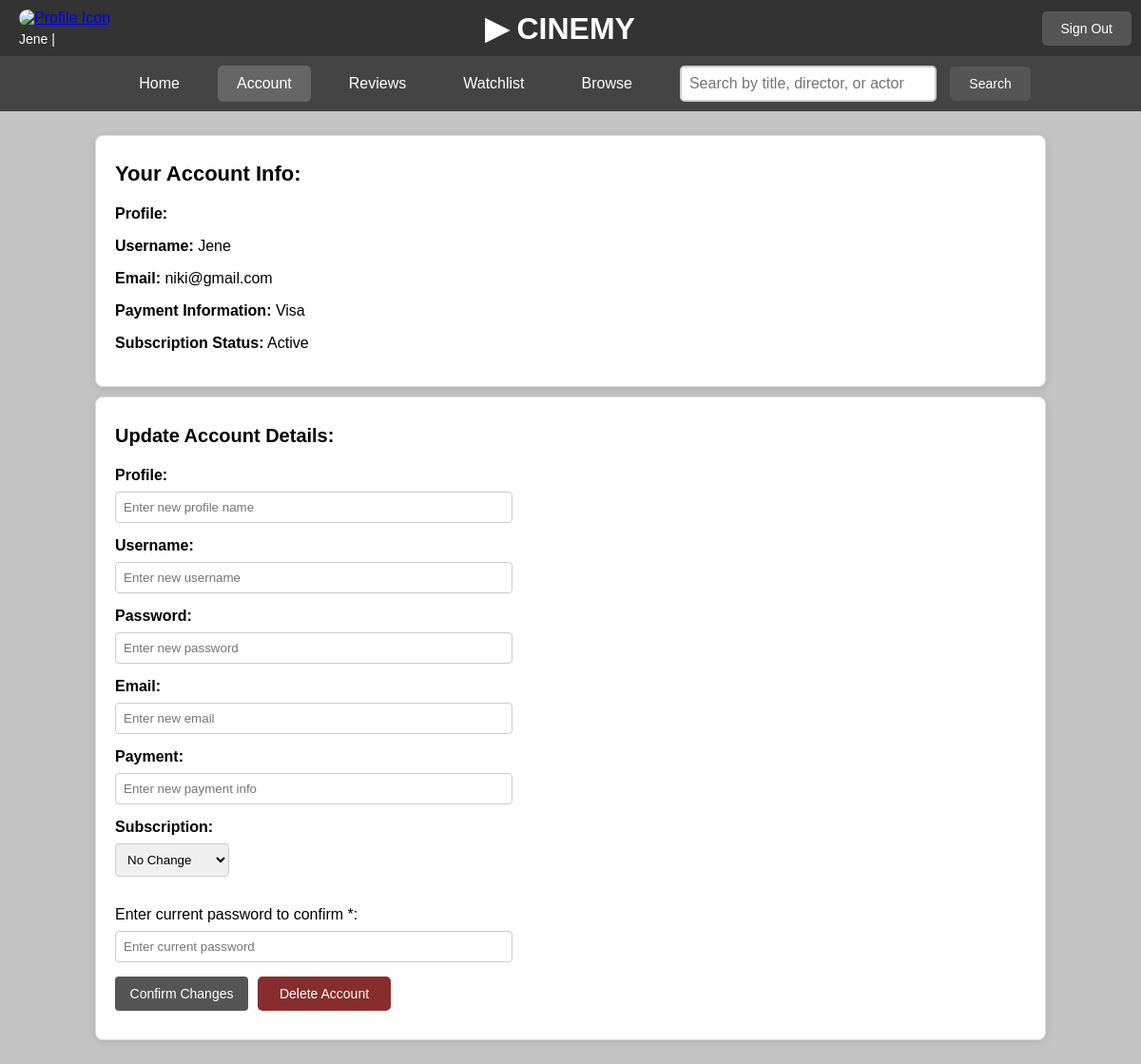
/account.php (signed in), run on the app's committed database.
### tables this page shows
CREATE TABLE `user_accounts` (
  `user_account_id` int NOT NULL AUTO_INCREMENT,
  `user_account_email` varchar(60) NOT NULL UNIQUE,
  `username` varchar(60) NOT NULL UNIQUE,
  `password` varchar(60) NOT NULL,
  `subscription_status` ENUM('active', 'inactive') DEFAULT 'inactive',
  `payment_info` varchar(60) DEFAULT NULL,
  `verification_code` varchar(6) NULL,
  PRIMARY KEY (`user_account_id`)
);

### account.php (the view, shortened to what this page needs)
<?php
require '_DB_connection.php';
$user_account_id = $_SESSION['user_account_id'];
$username = $_SESSION['username'];
$user_profile_name = $_SESSION['user_profile_name'];
$query =
    "SELECT ua.subscription_status, ua.payment_info, ua.user_account_email
    FROM user_profiles up
    JOIN user_accounts ua ON up.user_account_id = ua.user_account_id
    WHERE ua.user_account_id = ? LIMIT 1";
$stmt = $conn->prepare($query);
$stmt->bind_param("i", $user_account_id);
$stmt->execute();
$result = $stmt->get_result();
if ($result->num_rows > 0) {
    $user = $result->fetch_assoc();
    $subscription_status = $user['subscription_status'];
    $payment_info = $user['payment_info'] ? $user['payment_info'] : 'None';
    $user_account_email = $user['user_account_email'];
}
else {
    $username = 'Unknown User';
    $subscription_status = 'Inactive';
    $payment_info = 'No payment info available';
    $user_account_email = 'No email available';
}
?>
<!DOCTYPE html>
<html lang="en">
<head>
</head>
<body>
<header>
    <div class = "profile-box">
        <div class="profile-icon">
            <a href="user_profiles.php" class="profile-button">
                <img src="https://img.freepik.com/premium-vector/black-silhouette-default-profile-avatar_664995-354.jpg?semt=ais_hybrid" alt="Profile Icon">
            </a>
            <div class="profile-info">
                <?php echo ucwords(strtolower(htmlspecialchars($username))) . " | " . ucwords(strtolower(htmlspecialchars($user_profile_name))); ?>
            </div>
        </div>
    </div>
    <h1>▶ CINEMY</h1>
    <form action="account.php" method="POST" style="display: inline;">
        <button type="submit" name="logout" class="logout-btn">Sign Out</button>
    </form>
</header>
<div class="menu-bar">
    <a href="user_homepage.php">Home</a>
    <a href="account.php" style="background-color: #666;">Account</a>
    <a href="reviews.php">Reviews</a>
    <a href="watchlists.php">Watchlist</a>
    <a href="browse.php">Browse</a>
    <div class="search-bar">
        <form action="search.php" method="GET">
            <input type="text" name="search_query" placeholder="Search by title, director, or actor" required>
            <button type="submit">Search</button>
        </form>
    </div>
</div>
<main>
    <section class="account-info">
        <h2><span style="font-size: 22px; font-weight: bold;">Your Account Info:</span></h2>
        <p><strong>Profile:</strong> <?php echo ucwords(strtolower(htmlspecialchars($user_profile_name))); ?></p>
        <p><strong>Username:</strong> <?php echo ucwords(strtolower(htmlspecialchars($username))); ?></p>
        <p><strong>Email:</strong> <?php echo htmlspecialchars($user_account_email); ?></p>
        <p><strong>Payment Information:</strong> <?php echo ucwords(strtolower(htmlspecialchars($payment_info))); ?></p>
        <p><strong>Subscription Status:</strong> <?php echo ucwords(strtolower($subscription_status)); ?></p>
    </section>
    <section class="update-account-info">
        <h2><span style="font-size: 20px; font-weight: bold;">Update Account Details:</span></h2>
        <form action="account.php" method="POST" style="display: flex; flex-direction: column; align-items: flex-start; margin-bottom: 10px; max-width: 400px;">
            <label for="new_user_profile_name" style="width: 100%; font-weight: bold; margin-bottom: 8px;">Profile:</label>
            <input type="text" name="new_user_profile_name" id="new_user_profile_name" placeholder="Enter new profile name" style="width: 100%; padding: 8px; margin-bottom: 15px; border: 1px solid #ccc; border-radius: 4px;">
            <label for="new_username" style="width: 100%; font-weight: bold; margin-bottom: 8px;">Username:</label>
            <input type="text" name="new_username" id="new_username" placeholder="Enter new username" style="width: 100%; padding: 8px; margin-bottom: 15px; border: 1px solid #ccc; border-radius: 4px;">
            <label for="new_password" style="width: 100%; font-weight: bold; margin-bottom: 8px;">Password:</label>
            <input type="password" name="new_password" id="new_password" placeholder="Enter new password" style="width: 100%; padding: 8px; margin-bottom: 15px; border: 1px solid #ccc; border-radius: 4px;">
            <label for="new_email" style="width: 100%; font-weight: bold; margin-bottom: 8px;">Email:</label>
            <input type="email" name="new_email" id="new_email" placeholder="Enter new email" style="width: 100%; padding: 8px; margin-bottom: 15px; border: 1px solid #ccc; border-radius: 4px;">
            <label for="new_payment_info" style="width: 100%; font-weight: bold; margin-bottom: 8px;">Payment:</label>
            <input type="text" name="new_payment_info" id="new_payment_info" placeholder="Enter new payment info" style="width: 100%; padding: 8px; margin-bottom: 15px; border: 1px solid #ccc; border-radius: 4px;">
            <label for="new_subscription_status" style="width: 100%; font-weight: bold; margin-bottom: 8px;">Subscription:</label>
            <select name="new_subscription_status" id="new_subscription_status" style="width: 100%; width: 120px; padding: 8px; margin-bottom: 15px; border: 1px solid #ccc; border-radius: 4px;">
                <option value="No Change">No Change</option>
            </select>
            <p style="margin-bottom: 8px;">Enter current password to confirm *:</p>
            <input type="password" name="current_password" id="current_password" placeholder="Enter current password" style="width: 100%; padding: 8px; margin-bottom: 15px; border: 1px solid #ccc; border-radius: 4px;">
            <div class="button-container">
                <button type="submit" class="update-btn" name="change">Confirm Changes</button>
                <button type="submit" class="delete-btn" name="delete">Delete Account</button>
            </div>
        </form>
</section>
</main>
</body>
</html>

### account.php (style rules this page uses)
body { font-family: Helvetica, sans-serif; background-color: #c4c4c4; margin: 0; padding: 0; background-image: url('https://wallpaperbat.com/img/8612835-minimalist-fog-5120-x-2880.jpg'); background-position: center; background-attachment: fixed; background-size: cover; height: 100vh; }
header { background-color: #333; color: #fff; padding: 10px; display: flex; align-items: center; justify-content: space-between; position: relative; box-sizing: border-box; }
.profile-icon { align-items: left; flex-direction: column; text-align: left; }
.profile-box { display: flex; align-items: left; flex-direction: column; text-align: left; width: 500px; }
.profile-icon img { width: 40px; height: 40px; margin-left: 10px; border-radius: 10px; margin-bottom: 5px; }
.profile-info { font-size: 14px; color: #fff; margin-left: 10px; }
header h1 { margin: 0; flex-grow: 1; text-align: left; }
.logout-btn { background-color: #555; color: white; padding: 10px 20px; text-decoration: none; border-radius: 5px; font-size: 14px; transition: background-color 0.3s ease; border: none; cursor: pointer; }
.update-btn { background-color: #555; width: 140px; color: white; padding: 10px 10px; text-decoration: none; border-radius: 5px; font-size: 14px; transition: background-color 0.3s ease; border: none; color: white; border: none; border-radius: 4px; cursor: pointer; }
.delete-btn { background-color: #872d2d; width: 140px; padding: 10px 10px; text-decoration: none; border-radius: 5px; font-size: 14px; transition: background-color 0.3s ease; border: none; color: white; border: none; cursor: pointer; }
.menu-bar { background-color: #444; display: flex; justify-content: center; padding: 10px; align-items: center; }
.menu-bar a { color: white; text-decoration: none; padding: 10px 20px; margin: 0 10px; border-radius: 5px; font-size: 16px; transition: background-color 0.3s ease; }
.menu-bar .search-bar { display: flex; align-items: center; margin-left: 20px; }
.menu-bar .search-bar input { padding: 8px; font-size: 16px; border: 2px solid #ccc; border-radius: 5px; width: 250px; }
.menu-bar .search-bar button { padding: 10px 20px; background-color: #555; color: white; border: none; border-radius: 5px; cursor: pointer; font-size: 14px; transition: background-color 0.3s ease; margin-left: 10px; }
main { padding: 15px 100px; text-align: center; }
.account-info { background-color: #fff; padding: 5px 20px 20px 20px; border-radius: 8px; box-shadow: 0 2px 10px rgba(0, 0, 0, 0.1); position: relative; border: 1px solid #ddd; margin: 10px 0; text-align: left; }
.update-account-info { background-color: #fff; padding: 5px 20px 20px 20px; border-radius: 8px; box-shadow: 0 2px 10px rgba(0, 0, 0, 0.1); position: relative; border: 1px solid #ddd; margin: 10px 0; text-align: left; }
.profile-button img { width: 35px; height: 35px; border-radius: 10px; transition: transform 0.3s ease, box-shadow 0.3s ease; padding: 0px 0px; cursor: pointer; }
.button-container { display: flex; justify-content: flex-end; gap: 10px; }

### data on the page
user_accounts: user_account_email "niki@gmail.com", payment_info "Visa", subscription_status "Active"

### other printed values
$username "Jene"
